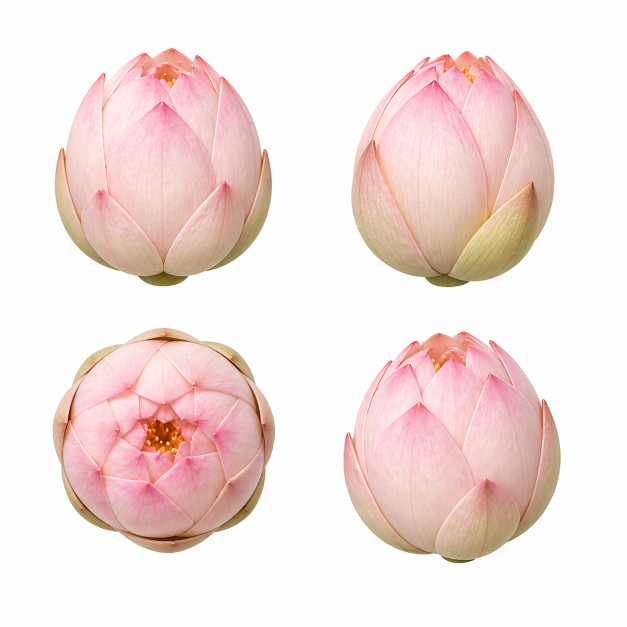
#> input picture Assets/2D/L1/ChatGPT Image Apr 23, 2026, 11_30_19 AM (1).png, 1254 x 1254 px (shown at 1/2 size); its folder holds only this picture in this run
$ python split_panels.py
#> lines starting #> are read from the running program, lines starting #| are printed output that depends on the picture; after the words box and inside, x2 and y2 are one past the last pixel; in counts of white or black regions, pixels touching at a corner belong together
#> in find_panels, img is the input picture: shape (1254, 1254, 3); mean B, G, R 223.2, 226.3, 243.9
"""
split_panels.py — 前景分割 + 连通域分析，自动拆分素材拼贴图

用法:
    uv run python split_panels.py                          # 处理全部 Assets/2D/
    uv run python split_panels.py --dir Assets/2D/L1       # 只处理指定目录
    uv run python split_panels.py --keep topk --topk 4     # 只保留最大的 4 个 panel
    uv run python split_panels.py --dry-run                # 只输出 metadata，不保存图片
"""

import argparse
import json
import cv2
import numpy as np
from pathlib import Path
from datetime import datetime


def estimate_background(img: np.ndarray) -> np.ndarray:
    """从图像边缘像素估计背景颜色（中值）"""
    border = np.concatenate([
        img[0, :, :],
        img[-1, :, :],
        img[:, 0, :],
        img[:, -1, :],
    ], axis=0)
    return np.median(border, axis=0)


def build_foreground_mask(img: np.ndarray, threshold: int = 30) -> np.ndarray:
    """
    构建前景 mask。
    优先用 alpha 通道（如果有），否则用背景色差阈值。
    返回 uint8 mask（0/255）。
    """
#> called with threshold = 30
    if img.ndim == 3 and img.shape[2] == 4:
        # RGBA — alpha 通道直接当 mask
        mask = (img[:, :, 3] > 8).astype(np.uint8) * 255
        return mask

    rgb = img[:, :, :3] if img.ndim == 3 else cv2.cvtColor(img, cv2.COLOR_GRAY2BGR)
    bg = estimate_background(rgb)
#> bg = [254, 254, 254]

    diff = np.linalg.norm(rgb.astype(np.float32) - bg.astype(np.float32), axis=2)
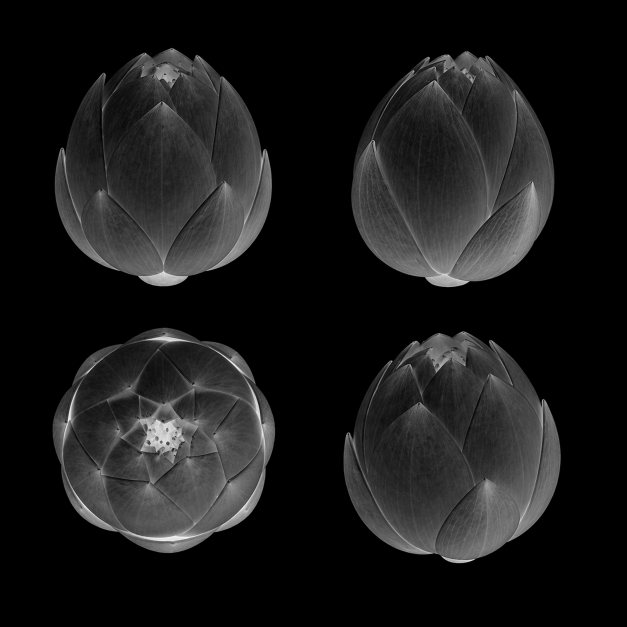
#> diff: shape (1254, 1254) float32 (shown at 1/2 size); min 0, max 420.5, mean 43.2; drawn with min black and max white
    mask = (diff > threshold).astype(np.uint8) * 255
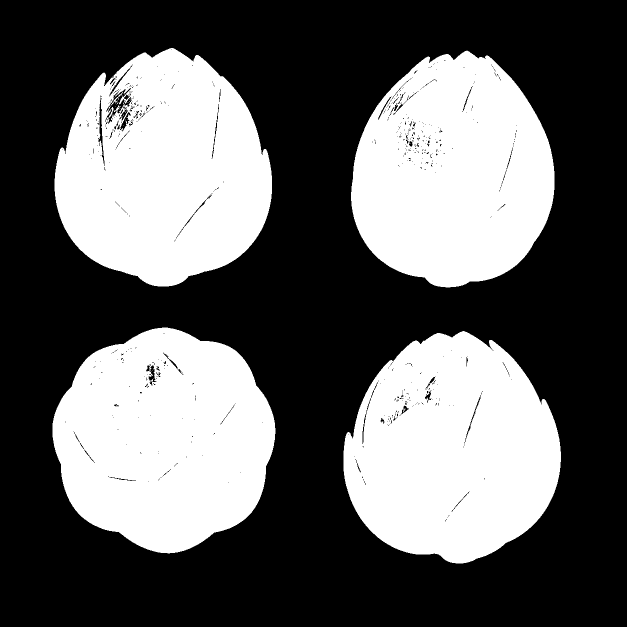
#> mask: shape (1254, 1254) (shown at 1/2 size); 38% white; 23 white regions (18 under 20 px), largest, box (x1, y1, x2, y2) and area: (105, 655, 551, 1107) 151276, (109, 96, 544, 573) 151021, (687, 662, 1122, 1127) 150162, (702, 101, 1109, 575) 145275, (221, 184, 246, 211) 84
    return mask


def clean_mask(mask: np.ndarray, kernel_size: int = 5) -> np.ndarray:
    """形态学开闭清理小噪点和空洞"""
#> called with kernel_size = 5
    kernel = cv2.getStructuringElement(cv2.MORPH_ELLIPSE, (kernel_size, kernel_size))
    mask = cv2.morphologyEx(mask, cv2.MORPH_OPEN, kernel)
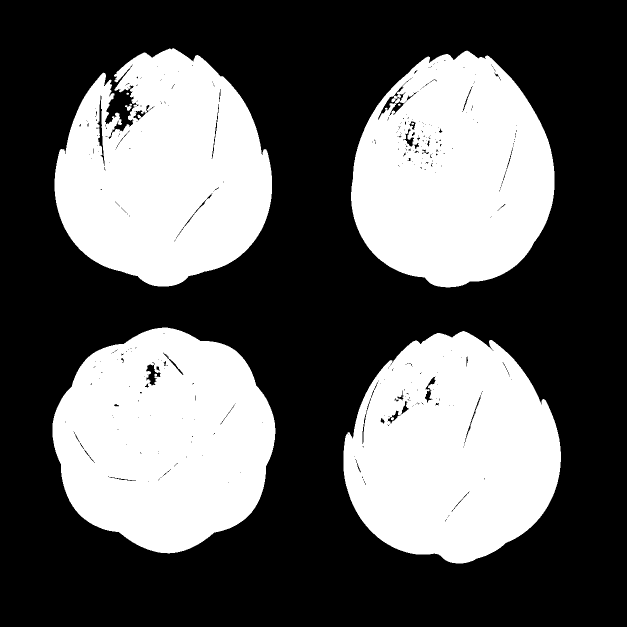
#> mask: shape (1254, 1254) (shown at 1/2 size); 37.8% white; 9 white regions (3 under 20 px), largest, box (x1, y1, x2, y2) and area: (105, 655, 551, 1107) 151029, (687, 662, 1122, 1127) 149800, (109, 96, 544, 573) 149410, (702, 101, 1109, 575) 144567, (250, 207, 264, 222) 95, (782, 834, 788, 841) 29
    mask = cv2.morphologyEx(mask, cv2.MORPH_CLOSE, kernel)
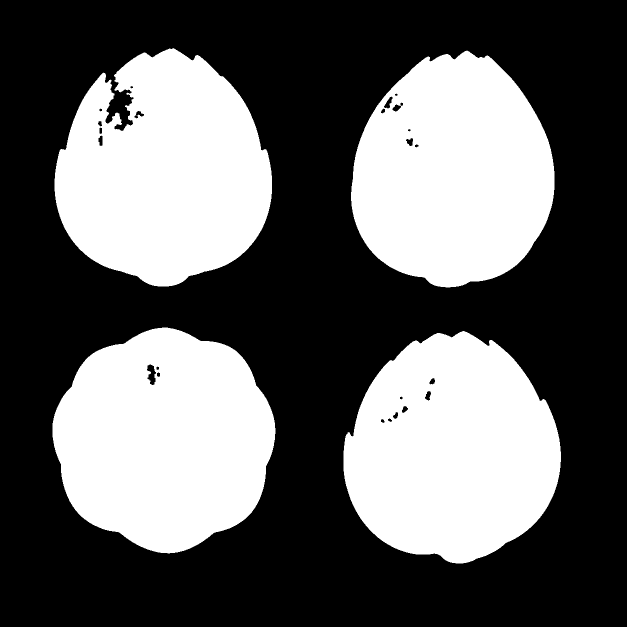
#> mask: shape (1254, 1254) (shown at 1/2 size); 38.1% white; 5 white regions (1 under 20 px), largest, box (x1, y1, x2, y2) and area: (105, 655, 551, 1107) 151739, (109, 96, 544, 573) 151082, (687, 662, 1122, 1127) 150900, (702, 101, 1109, 575) 146043
    return mask


def find_panels(
    image_path: str | Path,
    threshold: int = 30,
    min_area: int = 1500,
    pad: int = 12,
    keep_mode: str = "all",
    topk: int = 4,
    area_ratio: float = 0.12,
    kernel_size: int = 5,
) -> tuple[list[dict], np.ndarray | None]:
    """
    对一张图做前景分割 + 连通域分析。

    返回 (panels, rgb_image)。
    每个 panel 是一个 dict：
        bbox: (x1, y1, x2, y2)
        area: int
        centroid: (cx, cy)
        crop: numpy array (BGR)
    """
    img = cv2.imread(str(image_path), cv2.IMREAD_UNCHANGED)
    if img is None:
        raise ValueError(f"Cannot read image: {image_path}")

    # 统一拿到 BGR rgb
    if img.ndim == 3 and img.shape[2] == 4:
        rgb = img[:, :, :3]
    elif img.ndim == 3:
        rgb = img
    else:
        rgb = cv2.cvtColor(img, cv2.COLOR_GRAY2BGR)

    # 1) 前景 mask
    mask = build_foreground_mask(img, threshold=threshold)

    # 2) 形态学清理
    mask = clean_mask(mask, kernel_size=kernel_size)

    # 3) 连通域
    num_labels, labels, stats, centroids = cv2.connectedComponentsWithStats(
        mask, connectivity=8
    )
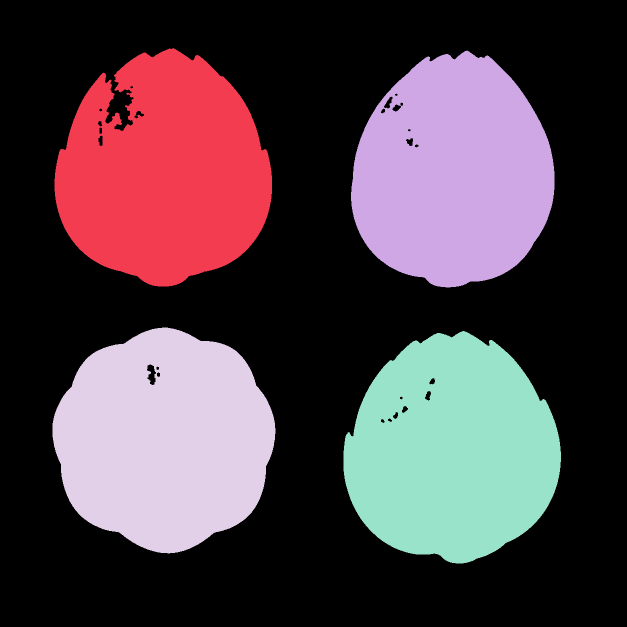
#> labels: shape (1254, 1254) int32 (shown at 1/2 size); 6 distinct labels, from 0 to 5; one colour per label, 0 black
#> num_labels = 6; stats = [[0, 0, 1254, 1254, 972751], [109, 96, 435, 477, 151082], [702, 101, 407, 474, 146043], [273, 230, 1, 1, 1], [105, 655, 446, 452, 151739], [687, 662, 435, 465, 150900]]; centroids = [[634.3, 630.1], [328.5, 345], [906.2, 346.8], [273, 230], [328.4, 879.7], [903.7, 901.1]]

    H, W = rgb.shape[:2]
#> H = 1254; W = 1254
    panels = []
    for i in range(1, num_labels):  # 0 = 背景
        x, y, w, h, area = stats[i]
        cx, cy = centroids[i]

        if area < min_area:
            continue

        # 加 pad 裁剪
        x1 = max(0, x - pad)
        y1 = max(0, y - pad)
        x2 = min(W, x + w + pad)
        y2 = min(H, y + h + pad)

        panels.append({
            "bbox": [int(x1), int(y1), int(x2), int(y2)],
            "area": int(area),
            "centroid": [float(cx), float(cy)],
            "crop": rgb[y1:y2, x1:x2].copy(),
        })
#> this loop made 5 passes
#> (x, y, w, h, area, cx, cy, x1) on passes 1, 2, 4, 5: (109, 96, 435, 477, 151082, 328.5, 345, 97), (702, 101, 407, 474, 146043, 906.2, 346.8, 690), (105, 655, 446, 452, 151739, 328.4, 879.7, 93), (687, 662, 435, 465, 150900, 903.7, 901.1, 675)
#> after the loop, panels = 4 items

    # 4) 按面积降序排，做筛选
    panels.sort(key=lambda p: p["area"], reverse=True)

    if keep_mode == "topk":
        panels = panels[:topk]
    elif keep_mode == "main_only":
        if panels:
            max_area = panels[0]["area"]
            panels = [p for p in panels if p["area"] >= max_area * area_ratio]

    # 5) 最终按 (y, x) 排序（从上到下，从左到右）
    panels.sort(key=lambda p: (p["bbox"][1], p["bbox"][0]))

    return panels, rgb


def process_one(
    image_path: Path,
    out_dir: Path,
    dry_run: bool = False,
    threshold: int = 30,
    min_area: int = 1500,
    pad: int = 12,
    keep_mode: str = "all",
    topk: int = 4,
    area_ratio: float = 0.12,
) -> dict:
    """处理单张图片，返回 metadata dict。"""
    panels, rgb = find_panels(
        image_path,
        threshold=threshold,
        min_area=min_area,
        pad=pad,
        keep_mode=keep_mode,
        topk=topk,
        area_ratio=area_ratio,
    )
#> panels = 4 items

    stem = image_path.stem
    saved_paths = []

    if not dry_run:
        panel_dir = out_dir / stem
        panel_dir.mkdir(parents=True, exist_ok=True)
        for idx, panel in enumerate(panels):
            out_path = panel_dir / f"panel_{idx:02d}.png"
            cv2.imwrite(str(out_path), panel["crop"])
            saved_paths.append(str(out_path))
            del panel["crop"]
#> this loop made 4 passes
#> pass 1, in process_one, `cv2.imwrite(str(out_path), panel["crop"])`:
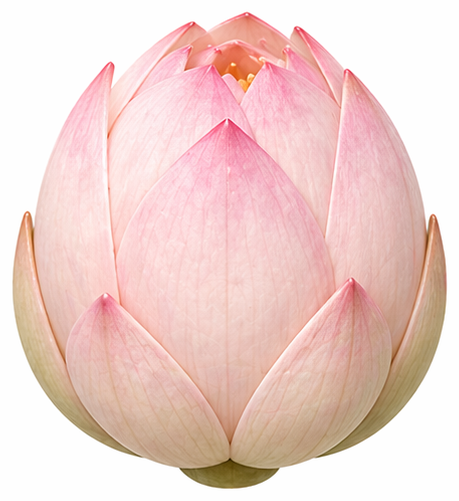
#> saved as panel_00.png: shape (501, 459, 3); mean B, G, R 204.2, 209.3, 238.2
#> pass 2, in process_one, `cv2.imwrite(str(out_path), panel["crop"])`:
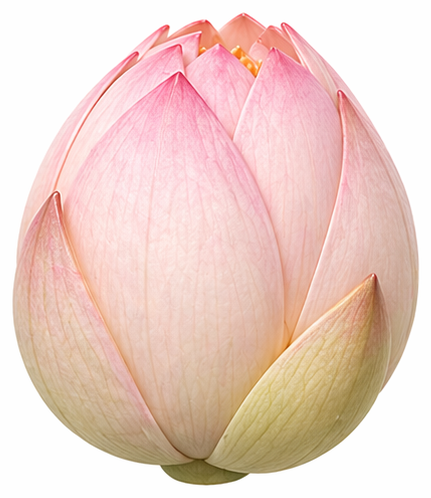
#> saved as panel_01.png: shape (498, 431, 3); mean B, G, R 198.7, 208.2, 235.7
#> after the loop, saved_paths = 4 items

    meta = {
        "source": str(image_path),
        "folder": image_path.parent.name,
        "num_panels": len(panels),
        "panels": panels,
        "saved_paths": saved_paths,
    }
    return meta


def process_batch(
    root_dir: str | Path,
    out_root: str | Path,
    dry_run: bool = False,
    threshold: int = 30,
    min_area: int = 1500,
    pad: int = 12,
    keep_mode: str = "all",
    topk: int = 4,
    area_ratio: float = 0.12,
) -> list[dict]:
    """批量处理目录下所有 PNG/JPG 图片。"""
    root_dir = Path(root_dir)
    out_root = Path(out_root)
    all_meta = []
    images = sorted(root_dir.rglob("*.png")) + sorted(root_dir.rglob("*.jpg"))
    # deduplicate (case-insensitive FS)
    seen = set()
    unique = []
    for img in images:
        key = str(img.resolve())
        if key not in seen:
            seen.add(key)
            unique.append(img)
    images = unique

    print(f"Found {len(images)} images in {root_dir}")
    for i, img_path in enumerate(images, 1):
        rel = img_path.relative_to(root_dir)
        out_dir = out_root / rel.parent

        print(f"[{i:2d}/{len(images)}] {rel} ... ", end="", flush=True)
        try:
            meta = process_one(
                img_path, out_dir,
                dry_run=dry_run,
                threshold=threshold,
                min_area=min_area,
                pad=pad,
                keep_mode=keep_mode,
                topk=topk,
                area_ratio=area_ratio,
            )
#> meta = 5 items
            n = meta["num_panels"]
#> n = 4
            print(f"✅ {n} panel{'s' if n != 1 else ''}")
#| ✅ 4 panels
            all_meta.append(meta)
        except Exception as e:
            print(f"❌ {e}")
            all_meta.append({
                "source": str(img_path),
                "error": str(e),
            })
#> pass 2 of the loop in process_batch, `for i, img_path in enumerate(images, 1):`:
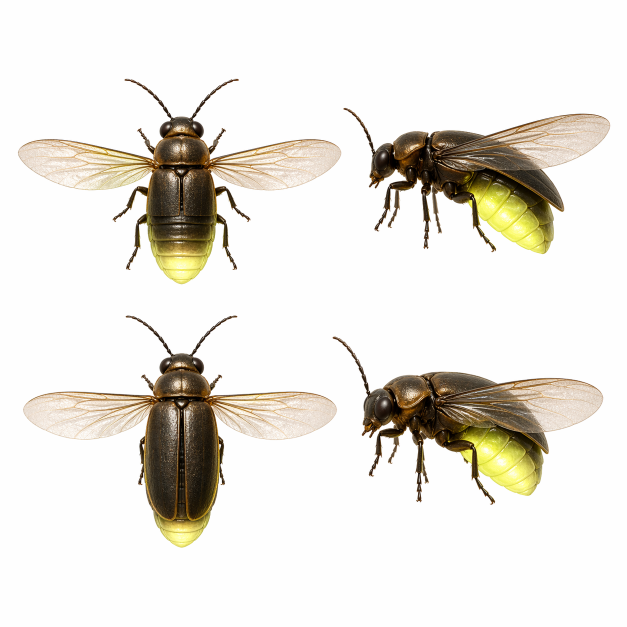
#> input picture Assets/2D/L2/ChatGPT Image Apr 23, 2026, 11_35_49 AM (1).png, 1254 x 1254 px (shown at 1/2 size)
#> in find_panels, img is the input picture: shape (1254, 1254, 3); mean B, G, R 223, 229.6, 232.8
#> in build_foreground_mask (call 2), `mask = (diff > threshold).astype(np.uint8) * 255`:
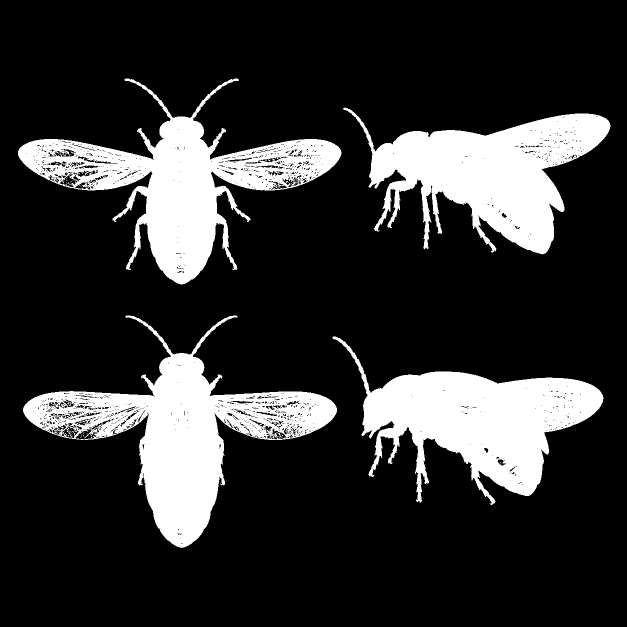
#> mask: shape (1254, 1254) (shown at 1/2 size); 19.3% white; 76 white regions (71 under 20 px), largest, box (x1, y1, x2, y2) and area: (46, 631, 674, 1096) 81755, (36, 157, 683, 569) 76762, (665, 673, 1207, 1010) 72210, (686, 215, 1221, 509) 71876, (133, 856, 145, 874) 50
#> labels: shape (1254, 1254) int32; 12 distinct labels, from 0 to 11
#> num_labels = 12; stats = [[0, 0, 1254, 1254, 1272056], [36, 157, 647, 412, 76234], [687, 215, 534, 294, 71992], [582, 306, 1, 1, 1], [100, 308, 1, 1, 1], [115, 355, 7, 14, 56], [601, 364, 6, 5, 22], [46, 631, 628, 465, 79747], [665, 673, 542, 335, 72306], [538, 862, 6, 7, 29], [571, 867, 18, 8, 71], [590, 871, 1, 1, 1]]; centroids = [[619.7, 630.9], [364.7, 365.5], [979.5, 345.3], [582, 306], [100, 308], [118, 361.5], [603.5, 366], [367.7, 866.1], [957, 840.4], [540.4, 865], [578.1, 870.1], [590, 871]]
#> the loop in find_panels (call 2), `for i in range(1, num_labels):` made 11 passes
#> (x, y, w, h, area, cx, cy, x1) on passes 1, 2, 7, 8: (36, 157, 647, 412, 76234, 364.7, 365.5, 24), (687, 215, 534, 294, 71992, 979.5, 345.3, 675), (46, 631, 628, 465, 79747, 367.7, 866.1, 34), (665, 673, 542, 335, 72306, 957, 840.4, 653)
#> the loop in process_one (call 2), `for idx, panel in enumerate(panels):` made 4 passes
#> pass 2, in process_one (call 2), `cv2.imwrite(str(out_path), panel["crop"])`:
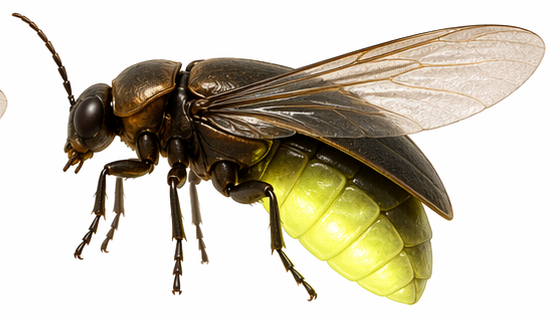
#> saved as panel_01.png: shape (318, 558, 3); mean B, G, R 183.2, 199.1, 205.1
#| ✅ 4 panels

    # 写总 metadata
    if not dry_run:
        meta_path = out_root / "metadata.json"
        meta_path.parent.mkdir(parents=True, exist_ok=True)
        with open(meta_path, "w", encoding="utf-8") as f:
            json.dump({
                "generated_at": datetime.now().isoformat(),
                "params": {
                    "threshold": threshold,
                    "min_area": min_area,
                    "pad": pad,
                    "keep_mode": keep_mode,
                    "topk": topk,
                    "area_ratio": area_ratio,
                },
                "images": all_meta,
            }, f, indent=2, ensure_ascii=False)
        print(f"\nMetadata saved to {meta_path}")

    # 打印汇总
    total_panels = sum(m.get("num_panels", 0) for m in all_meta)
#> total_panels = 8
    errors = sum(1 for m in all_meta if "error" in m)
#> errors = 0
    print(f"\n{'='*50}")
    print(f"Total: {len(images)} images → {total_panels} panels  ({errors} errors)")
#| Total: 2 images → 8 panels  (0 errors)

    return all_meta


def main():
    parser = argparse.ArgumentParser(description="素材拼贴图前景分割工具")
    parser.add_argument("--dir", default="Assets/2D", help="输入目录（默认 Assets/2D）")
    parser.add_argument("--out", default="Assets/2D_split", help="输出目录（默认 Assets/2D_split）")
    parser.add_argument("--threshold", type=int, default=30, help="背景色差阈值（默认 30）")
    parser.add_argument("--min-area", type=int, default=1500, help="最小连通域面积（默认 1500）")
    parser.add_argument("--pad", type=int, default=12, help="裁剪 padding（默认 12）")
    parser.add_argument("--keep", choices=["all", "topk", "main_only"], default="all",
                        help="保留模式（默认 all）")
    parser.add_argument("--topk", type=int, default=4, help="topk 模式保留数量")
    parser.add_argument("--area-ratio", type=float, default=0.12, help="main_only 面积比例阈值")
    parser.add_argument("--dry-run", action="store_true", help="只分析不保存图片")
    args = parser.parse_args()

    process_batch(
        root_dir=args.dir,
        out_root=args.out,
        dry_run=args.dry_run,
        threshold=args.threshold,
        min_area=args.min_area,
        pad=args.pad,
        keep_mode=args.keep,
        topk=args.topk,
        area_ratio=args.area_ratio,
    )


if __name__ == "__main__":
    main()
